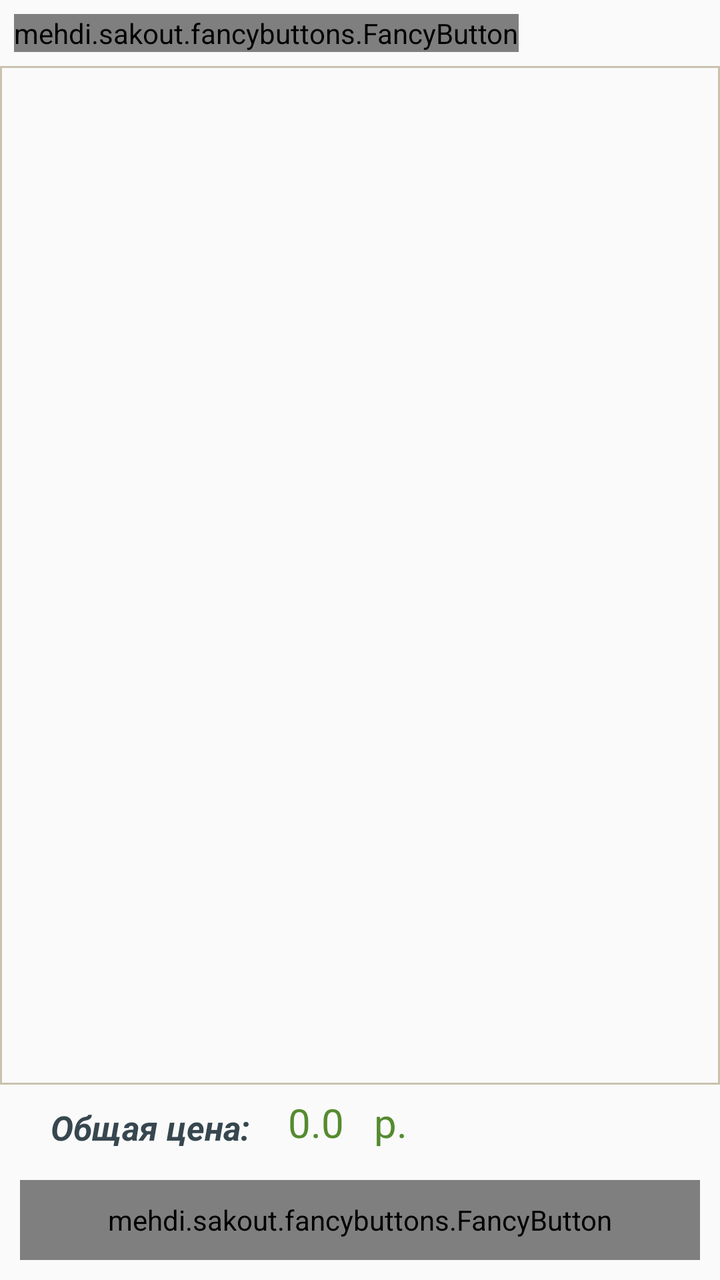
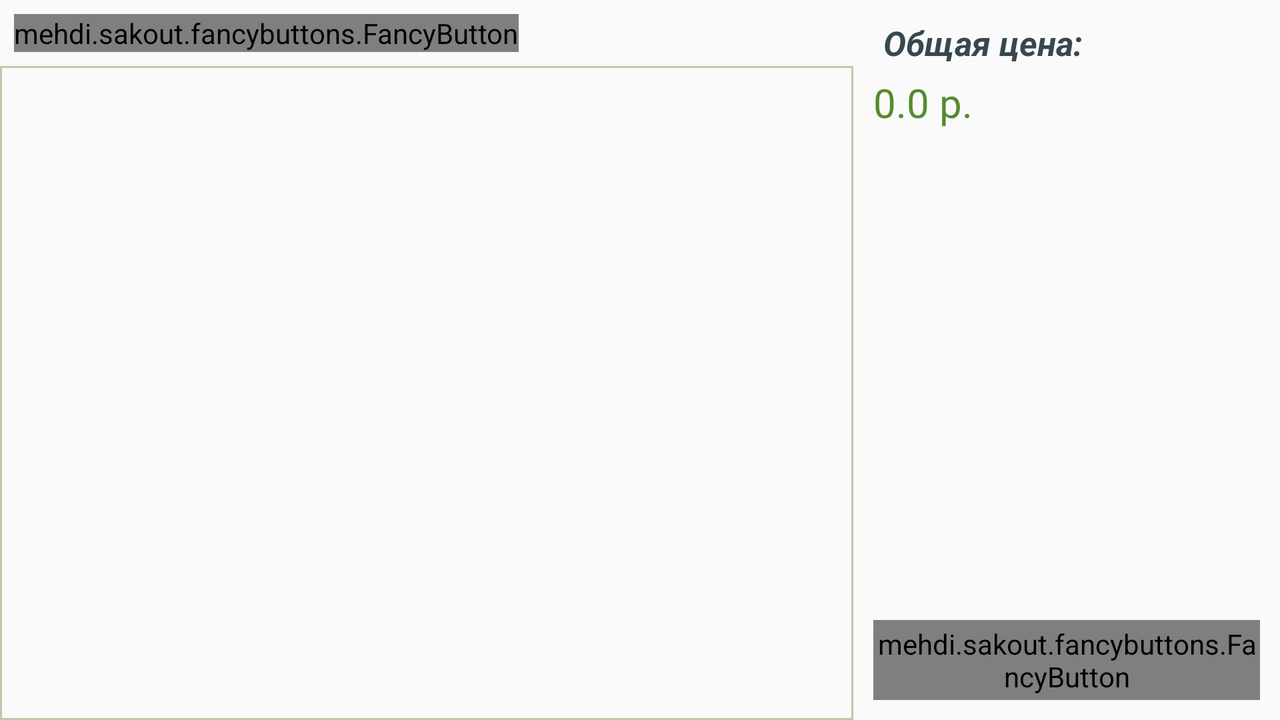

An Android layout and its configuration variant, each rendered on a device that would load it. The default file and the variant file are quoted in full after the pictures.
<!-- AndroidManifest.xml: application theme Theme.AppCompat.Light.NoActionBar -->
<!-- res/layout/fragment_filled_basket.xml -->
<?xml version="1.0" encoding="utf-8"?>

<RelativeLayout xmlns:android="http://schemas.android.com/apk/res/android"
    xmlns:fancy="http://schemas.android.com/apk/res-auto"
    xmlns:tools="http://schemas.android.com/tools"
    android:id="@+id/llBasket"
    android:layout_width="match_parent"
    android:layout_height="match_parent"
    tools:context="izenka.hfad.com.bookstore.basket.BasketActivity">

    
    
    
    

    
    
    
    
    
    
    
    
    
    

    
    
    
    
    

    
    
    
    
    
    
    

    

    

    <mehdi.sakout.fancybuttons.FancyButton
        android:id="@+id/btnChooseEth"
        android:layout_width="wrap_content"
        android:layout_height="wrap_content"
        android:layout_margin="7dp"
        fancy:fb_borderColor="@color/darkBrown"
        fancy:fb_borderWidth="1dp"
        fancy:fb_defaultColor="@color/bezch2"
        fancy:fb_radius="15dp"
        fancy:fb_text="@string/checkAll"
        fancy:fb_textColor="@color/color9" />

    <android.support.v7.widget.RecyclerView xmlns:android="http://schemas.android.com/apk/res/android"
        android:id="@+id/rvBookList"
        android:background="@drawable/boarders6"
        android:layout_width="match_parent"
        android:layout_height="match_parent"
        android:layout_above="@id/llPrise"
        android:layout_below="@id/btnChooseEth"
        android:paddingLeft="7dp"
        android:paddingRight="7dp"
        android:paddingBottom="1dp"
        android:paddingTop="1dp"></android.support.v7.widget.RecyclerView>
    
    
    
    
    
    
    

    
    
    
    
    

    
    
    
    
    
    
    

    

    

    <LinearLayout
        android:id="@+id/llPrise"
        android:layout_width="match_parent"
        android:layout_height="wrap_content"
        android:layout_above="@id/btnRegister"
        android:orientation="horizontal">

        <TextView
            android:layout_width="wrap_content"
            android:layout_height="wrap_content"
            android:layout_marginLeft="20dp"
            android:layout_marginTop="5dp"
            android:gravity="center"
            android:padding="5dp"
            android:text="Общая цена: "
            android:textColor="@color/color9"
            android:textSize="17sp"
            android:textStyle="bold|italic" />

        <TextView
            android:id="@+id/tvTotalPriceForAll"
            android:layout_width="wrap_content"
            android:layout_height="wrap_content"
            android:layout_gravity="center"
            android:text="0.0"
            android:layout_marginLeft="10dp"
            android:textColor="@color/green"
            android:textSize="20sp" />

        <TextView
            android:layout_width="wrap_content"
            android:layout_height="wrap_content"
            android:layout_gravity="center"
            android:text=" р."
            android:layout_marginLeft="10dp"
            android:textColor="@color/green"
            android:textSize="20sp" />
    </LinearLayout>

    <mehdi.sakout.fancybuttons.FancyButton
        android:layout_margin="10dp"
        android:id="@+id/btnRegister"
        android:layout_width="match_parent"
        android:layout_height="40dp"
        android:layout_alignParentBottom="true"
        android:layout_gravity="center"
        fancy:fb_borderColor="@color/darkBrown"
        fancy:fb_borderWidth="1dp"
        fancy:fb_defaultColor="@color/biruz"
        fancy:fb_radius="15dp"
        fancy:fb_text="@string/toRegistration"
        fancy:fb_textColor="@color/color9" />

</RelativeLayout>
<!-- resources referenced by this layout -->
<resources>
  <color name="bezch2">#a7f9eac3</color>
  <color name="biruz">#0cf1ea</color>
  <color name="color9">#37474f</color>
  <color name="darkBrown">#533b38</color>
  <color name="green">#558b2f</color>
  <!-- drawable boarders6 (drawable) -->
  <shape xmlns:android="http://schemas.android.com/apk/res/android" android:shape="rectangle">
      
  
      
          
          
          
      <stroke
          android:width="1dp"
          android:color="@color/color11"/>
  </shape>
  <string name="checkAll">Выбрать все</string>
  <string name="toRegistration">ОФОРМИТЬ ЗАКАЗ</string>
  <color name="color11">#95a79a79</color>
</resources>
<!-- res/layout-land/fragment_filled_basket.xml (the repository's variant of the layout above) -->
<!-- drawn on the phone turned sideways -->
<?xml version="1.0" encoding="utf-8"?>
<LinearLayout xmlns:android="http://schemas.android.com/apk/res/android"
    xmlns:fancy="http://schemas.android.com/apk/res-auto"
    xmlns:tools="http://schemas.android.com/tools"
    android:id="@+id/llBasket"
    android:layout_width="match_parent"
    android:layout_height="match_parent"
    android:orientation="horizontal"
    tools:context="izenka.hfad.com.bookstore.basket.BasketActivity">

    
    
    
    

    
    
    
    
    
    
    
    
    
    

    
    
    
    
    

    
    
    
    
    
    
    

    

    

    <RelativeLayout
        android:layout_width="0dp"
        android:layout_height="match_parent"
        android:layout_weight="2">

        <mehdi.sakout.fancybuttons.FancyButton
            android:id="@+id/btnChooseEth"
            android:layout_width="wrap_content"
            android:layout_height="wrap_content"
            android:layout_margin="7dp"
            fancy:fb_borderColor="@color/darkBrown"
            fancy:fb_borderWidth="1dp"
            fancy:fb_defaultColor="@color/bezch2"
            fancy:fb_radius="15dp"
            fancy:fb_text="@string/checkAll"
            fancy:fb_textColor="@color/color9" />

        <android.support.v7.widget.RecyclerView xmlns:android="http://schemas.android.com/apk/res/android"
            android:id="@+id/rvBookList"
            android:layout_width="match_parent"
            android:layout_height="match_parent"
            android:layout_below="@id/btnChooseEth"
            android:background="@drawable/boarders6"
            android:paddingBottom="1dp"
            android:paddingLeft="7dp"
            android:paddingRight="7dp"
            android:paddingTop="1dp"></android.support.v7.widget.RecyclerView>
    </RelativeLayout>


    
    
    
    
    
    
    

    
    
    
    
    

    
    
    
    
    
    
    

    

    

    <RelativeLayout
        android:layout_width="0dp"
        android:layout_height="match_parent"
        android:layout_weight="1"
        android:orientation="vertical">


        <TextView
            android:id="@+id/tvTotalPriceText"
            android:layout_width="wrap_content"
            android:layout_height="wrap_content"
            android:layout_marginTop="5dp"
            android:layout_marginStart="10dp"
            android:padding="5dp"
            android:text="Общая цена: "
            android:textColor="@color/color9"
            android:textSize="17sp"
            android:textStyle="bold|italic" />

        <LinearLayout
            android:layout_below="@id/tvTotalPriceText"
            android:layout_marginStart="10dp"
            android:layout_width="wrap_content"
            android:layout_height="wrap_content"
            android:orientation="horizontal">

            <TextView
                android:id="@+id/tvTotalPriceForAll"
                android:layout_width="wrap_content"
                android:layout_height="wrap_content"
                android:layout_gravity="center"
                android:text="0.0"
                android:textColor="@color/green"
                android:textSize="20sp" />

            <TextView
                android:layout_width="wrap_content"
                android:layout_height="wrap_content"
                android:layout_gravity="center"
                android:text=" р."
                android:textColor="@color/green"
                android:textSize="20sp" />
        </LinearLayout>


        <mehdi.sakout.fancybuttons.FancyButton
            android:id="@+id/btnRegister"
            android:layout_width="match_parent"
            android:layout_height="40dp"
            android:layout_alignParentBottom="true"
            android:layout_gravity="center"
            android:layout_marginBottom="10dp"
            android:layout_marginEnd="10dp"
            android:layout_marginStart="10dp"
            fancy:fb_borderColor="@color/darkBrown"
            fancy:fb_borderWidth="1dp"
            fancy:fb_defaultColor="@color/biruz"
            fancy:fb_radius="10dp"
            fancy:fb_text="@string/toRegistration"
            fancy:fb_textColor="@color/color9" />
    </RelativeLayout>


</LinearLayout>
